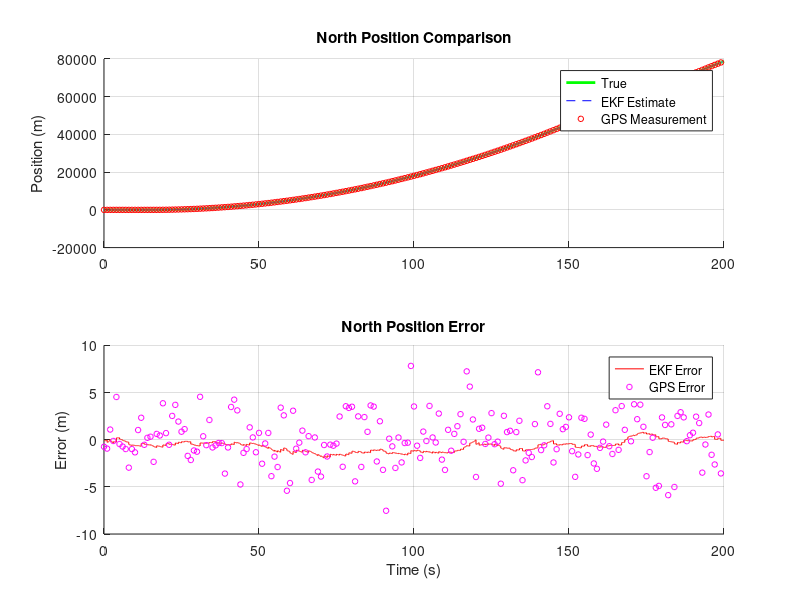
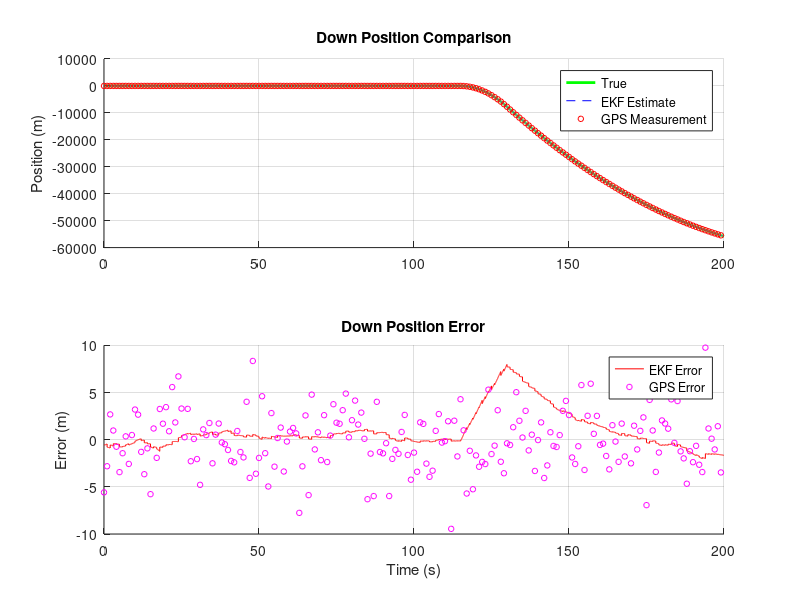
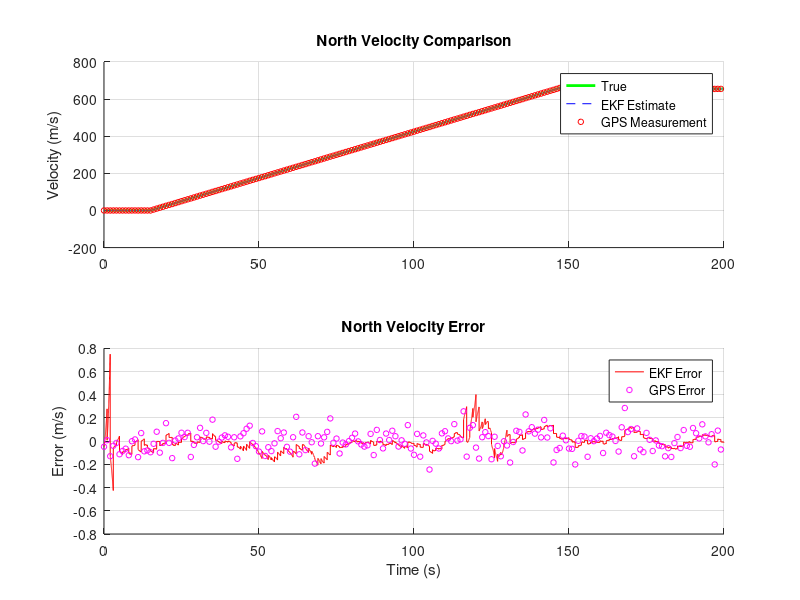
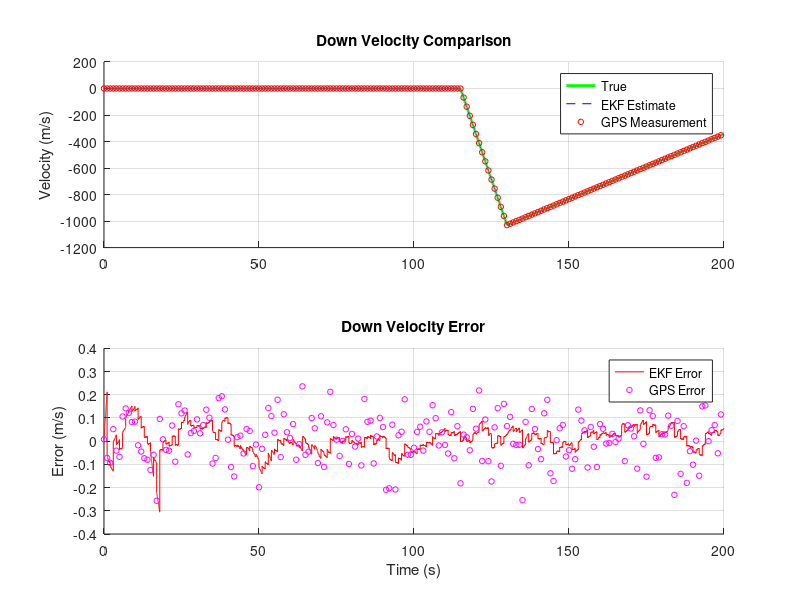

These figures' MATLAB source, in order:
clc; clear; close all;

%% 1. Simulation Setup
% Constants & Time
g = 9.81;              % m/s^2
dt = 0.01;             % 100 Hz
t_pad = 100;
t_end = 100 + t_pad;
N = t_end / dt;
t = (0:N-1)' * dt;

% True Vehicle Motion Profile (pitch-only)
true_pitch_rate = zeros(N, 1);
true_pitch_rate(t > 20 + t_pad & t <= 50 + t_pad) = deg2rad(2);
true_pitch_rate(t > 50 + t_pad & t <= 80 + t_pad) = deg2rad(-1);
true_pitch = cumsum(true_pitch_rate) * dt;

% True total inertial acceleration (NED: North, Down)
true_accel_n = zeros(N, 1);
true_accel_d = zeros(N, 1);
true_accel_n(t > 15 & t <= 50 + t_pad) = 5;
true_accel_n(t > 70 + t_pad & t <= 80 + t_pad) = -2;
true_accel_d(t > 15 + t_pad & t <= 30 + t_pad) = -9.81*7;
true_accel_d(t > 30 + t_pad & t <= 100 + t_pad) = 9.81;

true_vel_n = cumsum(true_accel_n) * dt;
true_vel_d = cumsum(true_accel_d) * dt;
true_pos_n = cumsum(true_vel_n) * dt;
true_pos_d = cumsum(true_vel_d) * dt;

%% 2. Generate Physically Consistent Sensor Data with BIAS
% IMU Noise & Bias Levels
noise_multiplier = 1;
bias_multiplier = 10;

gyro_noise_std  = deg2rad(0.5*noise_multiplier);
gyro_bias_true  = deg2rad(0.2*bias_multiplier);   % Constant bias

accel_noise_std = 0.05*noise_multiplier;
accel_bias_true = 0.02*bias_multiplier;           % Constant bias

% Specific force in body (pitch-only, N-D coupling)
perfect_accel_data_x =  true_accel_n.*cos(true_pitch) + true_accel_d.*sin(true_pitch) - g.*sin(true_pitch);
perfect_accel_data_z = -true_accel_n.*sin(true_pitch) + true_accel_d.*cos(true_pitch) - g.*cos(true_pitch);
perfect_gyro_data    = true_pitch_rate;

% Add noise & bias
accel_data_x = perfect_accel_data_x + randn(N, 1) * accel_noise_std + accel_bias_true;
accel_data_z = perfect_accel_data_z + randn(N, 1) * accel_noise_std + accel_bias_true;
gyro_data    = perfect_gyro_data    + randn(N, 1) * gyro_noise_std    + gyro_bias_true;

%% 3. GPS Sensor (N, D)
gps_rate = 1; % Hz
gps_pos_noise_std = 2.5*noise_multiplier; % m (horizontal)
gps_alt_noise_std = 3*noise_multiplier;   % m (vertical)
gps_vel_noise_std = 0.1*noise_multiplier; % m/s

gps_pos_n_data = nan(N, 1); gps_pos_d_data = nan(N, 1);
gps_vel_n_data = nan(N, 1); gps_vel_d_data = nan(N, 1);

for k = 1:N
    if mod(k - 1, round(1/dt / gps_rate)) == 0
        gps_pos_n_data(k) = true_pos_n(k) + randn() * gps_pos_noise_std;
        gps_pos_d_data(k) = true_pos_d(k) + randn() * gps_alt_noise_std;
        gps_vel_n_data(k) = true_vel_n(k) + randn() * gps_vel_noise_std;
        gps_vel_d_data(k) = true_vel_d(k) + randn() * gps_vel_noise_std;
    end
end

%% 4. EKF Implementation (Fully Integrated)
% State: [p_n, p_d, v_n, v_d, theta, b_w, b_ax, b_az]'
x_hat = zeros(8, 1);
P     = eye(8) * 1;
P(7,7) = (0.5)^2;  % larger initial var for b_ax
P(8,8) = (0.5)^2;

% Process noise parameters
sigma_a_proc  = 0.2;                 % accel process noise (m/s^2)
sigma_w_proc  = deg2rad(0.1);        % gyro process noise (rad/s)
sigma_bw_proc = deg2rad(0.001);      % gyro bias RW (rad/s^2)
sigma_ba_proc = 0.005;               % accel bias RW (m/s^3)

% Process noise covariance
Q = zeros(8);
Q_pv = [[dt^4/4, dt^3/2]; [dt^3/2, dt^2]] * sigma_a_proc^2;
Q([1 3],[1 3]) = Q_pv;   % North: [p_n, v_n]
Q([2 4],[2 4]) = Q_pv;   % Down:  [p_d, v_d]
Q(5,5) = (dt * sigma_w_proc)^2;
Q(6,6) = (dt * sigma_bw_proc)^2;
Q(7,7) = (dt * sigma_ba_proc)^2;
Q(8,8) = (dt * sigma_ba_proc)^2;

% Measurement model (GPS pos, vel)
R = diag([gps_pos_noise_std^2, gps_alt_noise_std^2, ...
          gps_vel_noise_std^2, gps_vel_noise_std^2]);
H = [eye(4), zeros(4, 4)];

% History
x_hat_hist = zeros(N, 8);
P_hist     = zeros(N, 8);
I8 = eye(8);

for k = 1:N
    % --- Prediction ---
    % Unpack
    p_n = x_hat(1);
    p_d = x_hat(2);
    v_n = x_hat(3);
    v_d = x_hat(4);
    theta = x_hat(5);
    b_w = x_hat(6);
    b_ax = x_hat(7);
    b_az = x_hat(8);

    % Bias-corrected IMU
    axb = accel_data_x(k) - b_ax;  % body x specific force
    azb = accel_data_z(k) - b_az;  % body z specific force
    qw  = gyro_data(k)     - b_w;  % body y angular rate (pitch)

    % Precompute
    st = sin(theta); ct = cos(theta);

    % Process model (NED with gravity positive Down)
    x_hat(1) = p_n + v_n * dt;
    x_hat(2) = p_d + v_d * dt;
    x_hat(3) = v_n + (axb*ct - azb*st) * dt;
    x_hat(4) = v_d + (axb*st + azb*ct + g) * dt;
    x_hat(5) = theta + qw * dt;
    % Bias states are random-walk

    % Jacobian F
    F = I8;
    F(1,3) = dt; F(2,4) = dt;
    F(3,5) = (-axb*st - azb*ct) * dt;
    F(4,5) = ( axb*ct - azb*st) * dt;
    F(3,7) = -ct*dt; F(3,8) =  st*dt;
    F(4,7) = -st*dt; F(4,8) = -ct*dt;
    F(5,6) = -dt;

    % Covariance predict
    P = F * P * F' + Q;

    % --- Correction (GPS available) ---
    if ~isnan(gps_pos_n_data(k))
        z = [gps_pos_n_data(k);
             gps_pos_d_data(k);
             gps_vel_n_data(k);
             gps_vel_d_data(k)];
        y = z - H * x_hat;
        S = H * P * H' + R;
        K = P * H' / S;

        % State update
        x_hat = x_hat + K * y;

        % Joseph-form covariance update (stable)
        A = (I8 - K*H);
        P = A * P * A' + K * R * K';
        P = 0.5 * (P + P');  % enforce symmetry
    end

    % Log
    x_hat_hist(k, :) = x_hat';
    P_hist(k, :)     = diag(P)';
end

%% 5. Plot Results
% Figure 1: North Position
figure('Name', 'North Position Analysis');
subplot(2,1,1);
hold on; grid on;
plot(t, true_pos_n, 'g', 'LineWidth', 2);
plot(t, x_hat_hist(:,1), 'b--');
plot(t, gps_pos_n_data, 'ro', 'MarkerSize', 4);
legend('True', 'EKF Estimate', 'GPS Measurement');
title('North Position Comparison');
ylabel('Position (m)');
subplot(2,1,2);
hold on; grid on;
plot(t, x_hat_hist(:,1) - true_pos_n, 'r');
plot(t, gps_pos_n_data - true_pos_n, 'mo', 'MarkerSize', 4);
legend('EKF Error', 'GPS Error');
title('North Position Error');
ylabel('Error (m)'); xlabel('Time (s)');

% Figure 2: Down Position
figure('Name', 'Down Position Analysis');
subplot(2,1,1);
hold on; grid on;
plot(t, true_pos_d, 'g', 'LineWidth', 2);
plot(t, x_hat_hist(:,2), 'b--');
plot(t, gps_pos_d_data, 'ro', 'MarkerSize', 4);
legend('True', 'EKF Estimate', 'GPS Measurement');
title('Down Position Comparison');
ylabel('Position (m)');
subplot(2,1,2);
hold on; grid on;
plot(t, x_hat_hist(:,2) - true_pos_d, 'r');
plot(t, gps_pos_d_data - true_pos_d, 'mo', 'MarkerSize', 4);
legend('EKF Error', 'GPS Error');
title('Down Position Error');
ylabel('Error (m)'); xlabel('Time (s)');

% Figure 3: North Velocity
figure('Name', 'North Velocity Analysis');
subplot(2,1,1);
hold on; grid on;
plot(t, true_vel_n, 'g', 'LineWidth', 2);
plot(t, x_hat_hist(:,3), 'b--');
plot(t, gps_vel_n_data, 'ro', 'MarkerSize', 4);
legend('True', 'EKF Estimate', 'GPS Measurement');
title('North Velocity Comparison');
ylabel('Velocity (m/s)');
subplot(2,1,2);
hold on; grid on;
plot(t, x_hat_hist(:,3) - true_vel_n, 'r');
plot(t, gps_vel_n_data - true_vel_n, 'mo', 'MarkerSize', 4);
legend('EKF Error', 'GPS Error');
title('North Velocity Error');
ylabel('Error (m/s)'); xlabel('Time (s)');

% Figure 4: Down Velocity
figure('Name', 'Down Velocity Analysis');
subplot(2,1,1);
hold on; grid on;
plot(t, true_vel_d, 'g', 'LineWidth', 2);
plot(t, x_hat_hist(:,4), 'b--');
plot(t, gps_vel_d_data, 'ro', 'MarkerSize', 4);
legend('True', 'EKF Estimate', 'GPS Measurement');
title('Down Velocity Comparison');
ylabel('Velocity (m/s)');
subplot(2,1,2);
hold on; grid on;
plot(t, x_hat_hist(:,4) - true_vel_d, 'r');
plot(t, gps_vel_d_data - true_vel_d, 'mo', 'MarkerSize', 4);
legend('EKF Error', 'GPS Error');
title('Down Velocity Error');
ylabel('Error (m/s)'); xlabel('Time (s)');

% Figure 5: Pitch Angle
figure('Name', 'Pitch Angle Analysis');
subplot(2,1,1);
hold on; grid on;
plot(t, rad2deg(true_pitch), 'g', 'LineWidth', 2);
plot(t, rad2deg(x_hat_hist(:,5)), 'b--');
legend('True', 'EKF Estimate');
title('Pitch Angle Comparison');
ylabel('Angle (deg)');
subplot(2,1,2);
hold on; grid on;
plot(t, rad2deg(x_hat_hist(:,5) - true_pitch), 'r');
legend('EKF Error');
title('Pitch Angle Error');
ylabel('Error (deg)'); xlabel('Time (s)');

% Figure 6: Sensor Bias Estimation
figure('Name','Sensor Bias Estimation');
subplot(3,1,1); hold on; grid on;
plot(t, rad2deg(x_hat_hist(:,6)), 'b', 'LineWidth', 1.5);
plot(t, rad2deg(gyro_bias_true)*ones(N,1), 'r--', 'LineWidth', 1.5);
legend('EKF Estimate','True Bias');
title('Gyroscope Bias (deg/s)');
ylabel('Bias (deg/s)');

subplot(3,1,2); hold on; grid on;
plot(t, x_hat_hist(:,7), 'b', 'LineWidth', 1.5);
plot(t, accel_bias_true*ones(N,1), 'r--', 'LineWidth', 1.5);
legend('EKF Estimate','True Bias');
title('Accelerometer X Bias (m/s^2)');
ylabel('Bias (m/s^2)');

subplot(3,1,3); hold on; grid on;
plot(t, x_hat_hist(:,8), 'b', 'LineWidth', 1.5);
plot(t, accel_bias_true*ones(N,1), 'r--', 'LineWidth', 1.5);
legend('EKF Estimate','True Bias');
title('Accelerometer Z Bias (m/s^2)');
ylabel('Bias (m/s^2)'); xlabel('Time (s)');
